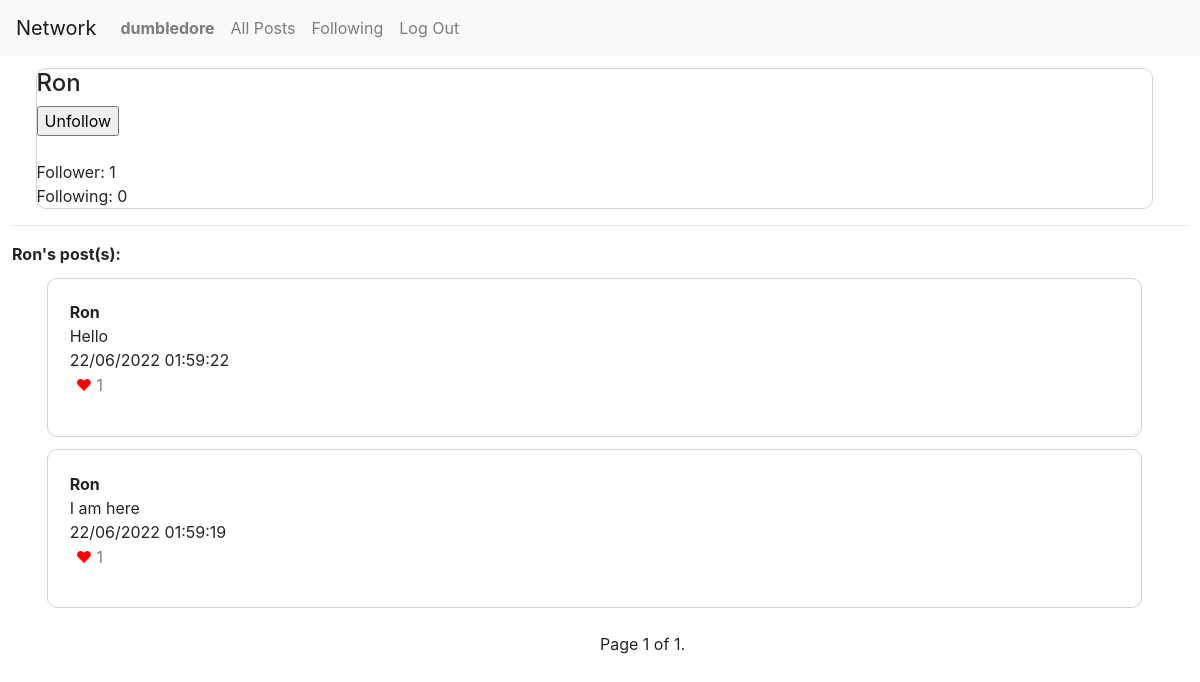
/profile/Ron (signed in), run on the app's committed database.
### network/models.py (models this page shows, shortened)
class User(AbstractUser):
    pass

class Post(models.Model):
    content = models.TextField()
    author = models.ForeignKey(User, on_delete=models.CASCADE)
    likes = models.ManyToManyField(User, related_name='liked_user', blank=True, null = True)
    created_at = models.TextField(blank=True, null=True)
    updated_at = models.TextField(blank=True, null=True)

### network/views.py (the view)
# urls.py: path("profile/<str:profile_user>", views.profile, name="profile"),
@login_required
def profile(request, profile_user):
    print(profile_user)
    profile_user = User.objects.get(username = profile_user)
    user = request.user
    if request.method =="POST":
        if "follow" in request.POST:
            if Follow.objects.filter(user=user).exists():
                new_entry = Follow.objects.get(user=user).following.add(profile_user)
            else:
                new_entry = Follow(user=user)
                new_entry.save()
                new_entry = Follow.objects.get(user=user).following.add(profile_user)
                print(Follow.objects.get(user=user).following.count())
                print(Follow.objects.get(user=user).follower.count())
            if Follow.objects.filter(user=profile_user).exists():
                new_entry = Follow.objects.get(user=profile_user).follower.add(user)
            else:
                new_entry = Follow(user=profile_user)
                new_entry.save()
                new_entry = Follow.objects.get(user=profile_user).follower.add(user)
        elif "unfollow" in request.POST:
            new_entry = Follow.objects.get(user=user).following.remove(profile_user.id)
            new_entry = Follow.objects.get(user=profile_user).follower.remove(user)
        elif "like" in request.POST:
            user=request.user
            content = request.POST["original_post"]
            Post.objects.get(content=content).likes.add(user)
        elif "unlike" in request.POST:
            user=request.user
            content = request.POST["original_post"]
            Post.objects.get(content=content).likes.remove(user)
        elif "edit_post" in request.POST:
            print("editpage")
            original_content = request.POST["original_post"]
            new_content = request.POST["edit_content"]
            author=request.user
            now = datetime.now()
            edit_time = now.strftime("%d/%m/%Y %H:%M:%S")
            Post.objects.filter(content=original_content).update(content=new_content, updated_at = edit_time)
        return HttpResponseRedirect(reverse("profile", args = [profile_user]))
    else:
        if Follow.objects.filter(user=profile_user).exists():
            follower_count = Follow.objects.get(user = profile_user).follower.count()
            following_count = Follow.objects.get(user = profile_user).following.count()
        else:
            new_entry = Follow(user=profile_user)
            new_entry.save()
            follower_count = Follow.objects.get(user = profile_user).follower.count()
            following_count = Follow.objects.get(user = profile_user).following.count()
        follower = Follow.objects.filter(user = profile_user).values("follower")
        following = Follow.objects.filter(user = profile_user).values("following")
        user_posts = Post.objects.filter(author = profile_user).order_by("-id").all()
        paginator = Paginator(user_posts, 10)
        page_number = request.GET.get("page")
        page_obj = paginator.get_page(page_number)
        return render(request, "network/profile.html", {
                "page_obj": page_obj,
                "profile_user": profile_user,
                "user": user,
                "follower_count": follower_count,
                "following_count": following_count,
                "is_following": follower.filter(follower = user.id).exists()
            })

### network/templates/network/profile.html (shortened to what this page needs)
{% extends "network/layout.html" %}
{% block body %}
<div id="new_post_view" style="margin:1%;">
    <div style="border: 1px solid lightgray; border-radius: 10px; margin-left: 2%; margin-top: 1%; width:95%; ">
        <div stylpe ="padding: 2%;">
        <b><h4>{{profile_user}}</h4></b>
        <form action="{% url 'profile' profile_user %}" method ="POST">
            {% if profile_user != user %}
                {% if is_following %}
                    <input type="submit" name="unfollow" title="Unfollow" value="Unfollow">
                {% else %}
                    <input type="submit" name="follow" title="Follow" value="Follow">
                {% endif %}
            {% endif %}
            </form>
        <br>
            Follower: {{follower_count}}<br>
            Following: {{following_count}}<br>
        </div>
    </div>
    <hr>
    <b>{{profile_user}}'s post(s):</b><br>
    <div id="user_all_post_view" style="margin:1%;">
        {% for post in page_obj %}
        <div style="border: 1px solid lightgray; border-radius: 10px; margin-left: 2%; margin-top: 1%; width:95%; ">
            <form style="padding: 2%; text-align: left;" method="POST" name="edit_post">
                <b>{{post.author}}</b><br>
                <p id="post_{{post.content}}">{{post.content}}
                        <br>
                        {% if post.updated_at %}
                            {{post.updated_at}}(edited)
                        {% else %}
                            {{post.created_at}}
                        {% endif %}
                        <br>
                        {% if user in post.likes.filter %}
                        <button name="unlike" style="color: red; background: none; border: none;" title="Unlike" id="unlike">&hearts; <span style="color: grey;">{{post.likes.count}}</span> </button>
                        {% else %}
                        <button name="like" style="color: grey; background: none; border: none; " title="Like" id="like">&hearts; {{post.likes.count}}</button>
                        {% endif %}
                    </form>
    </div>
    {% endfor %}
    <br>
    <div class="pagination" style="margin-left: 50%">
        <span class="step-links">
            <span class="current">
                Page {{ page_obj.number }} of {{ page_obj.paginator.num_pages }}.
            </span>
        </span>
    </div>
{% endblock %}

### network/templates/network/layout.html (shortened to what this page needs)
{% load static %}
<!DOCTYPE html>
<html lang="en">
    <head>
        <link rel="stylesheet" href="https://stackpath.bootstrapcdn.com/bootstrap/4.4.1/css/bootstrap.min.css">
        <link href="{% static 'network/styles.css' %}" rel="stylesheet">
    </head>
    <body>
        <nav class="navbar navbar-expand-lg navbar-light bg-light">
            <a class="navbar-brand" href="{% url 'index' %}">Network</a>
            <div>
              <ul class="navbar-nav mr-auto">
                {% if user.is_authenticated %}
                    <li class="nav-item">
                        <a class="nav-link" href="{% url 'profile' user.username %}"><strong>{{ user.username }}</strong></a>
                    </li>
                {% endif %}
                <li class="nav-item" id="all-posts">
                  <a class="nav-link" href="{% url 'index' %}">All Posts</a>
                </li>
                {% if user.is_authenticated %}
                    <li class="nav-item" id="following">
                        <a class="nav-link" href="{% url 'following' %}">Following</a>
                    </li>
                    <li class="nav-item">
                        <a class="nav-link" href="{% url 'logout' %}">Log Out</a>
                    </li>
                {% endif %}
              </ul>
            </div>
          </nav>
        <div class="body">
            {% block body %}
            {% endblock %}
        </div>
    </body>
</html>

### data on the page
User: username "dumbledore"
User: username "Ron"
Post: author "Ron", content "Hello", created_at "22/06/2022 01:59:22", likes.count "1"
Post: author "Ron", content "I am here", created_at "22/06/2022 01:59:19", likes.count "1"

### other printed values
{{ follower_count }} "1"
{{ following_count }} "0"
{{ page_obj.number }} "1"
{{ page_obj.paginator.num_pages }} "1"
